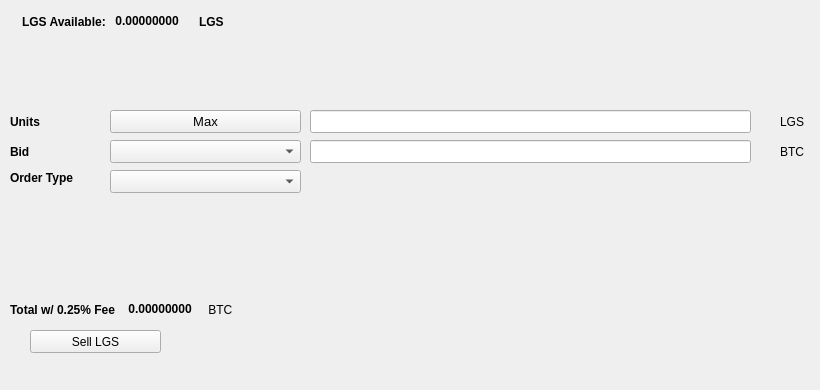
   <widget class="QWidget" name="SellTab">
    <attribute name="title">
     <string>Sell</string>
    </attribute>
    <widget class="QLabel" name="label_16">
     <property name="geometry">
      <rect>
       <x>780</x>
       <y>140</y>
       <width>31</width>
       <height>23</height>
      </rect>
     </property>
     <property name="text">
      <string>BTC</string>
     </property>
    </widget>
    <widget class="QComboBox" name="SellBidcomboBox">
     <property name="geometry">
      <rect>
       <x>110</x>
       <y>140</y>
       <width>191</width>
       <height>23</height>
      </rect>
     </property>
     <property name="font">
      <font>
       <pointsize>10</pointsize>
      </font>
     </property>
    </widget>
    <widget class="QLabel" name="label_18">
     <property name="geometry">
      <rect>
       <x>10</x>
       <y>110</y>
       <width>46</width>
       <height>23</height>
      </rect>
     </property>
     <property name="font">
      <font>
       <weight>75</weight>
       <bold>true</bold>
      </font>
     </property>
     <property name="text">
      <string>Units</string>
     </property>
    </widget>
    <widget class="QPushButton" name="Sell_Max_Amount">
     <property name="geometry">
      <rect>
       <x>110</x>
       <y>110</y>
       <width>191</width>
       <height>23</height>
      </rect>
     </property>
     <property name="font">
      <font>
       <pointsize>10</pointsize>
      </font>
     </property>
     <property name="text">
      <string>Max</string>
     </property>
    </widget>
    <widget class="QLabel" name="label_20">
     <property name="geometry">
      <rect>
       <x>10</x>
       <y>170</y>
       <width>91</width>
       <height>16</height>
      </rect>
     </property>
     <property name="font">
      <font>
       <weight>75</weight>
       <bold>true</bold>
      </font>
     </property>
     <property name="text">
      <string>Order Type</string>
     </property>
    </widget>
    <widget class="QComboBox" name="SellOrdertypeCombo">
     <property name="geometry">
      <rect>
       <x>110</x>
       <y>170</y>
       <width>191</width>
       <height>23</height>
      </rect>
     </property>
     <property name="font">
      <font>
       <pointsize>10</pointsize>
      </font>
     </property>
    </widget>
    <widget class="QLabel" name="label_21">
     <property name="geometry">
      <rect>
       <x>10</x>
       <y>140</y>
       <width>46</width>
       <height>23</height>
      </rect>
     </property>
     <property name="font">
      <font>
       <weight>75</weight>
       <bold>true</bold>
      </font>
     </property>
     <property name="text">
      <string>Bid</string>
     </property>
    </widget>
    <widget class="QLabel" name="label_22">
     <property name="geometry">
      <rect>
       <x>780</x>
       <y>110</y>
       <width>31</width>
       <height>23</height>
      </rect>
     </property>
     <property name="text">
      <string>LGS</string>
     </property>
    </widget>
    <widget class="QLineEdit" name="UnitsInputLGS">
     <property name="geometry">
      <rect>
       <x>310</x>
       <y>110</y>
       <width>441</width>
       <height>23</height>
      </rect>
     </property>
     <property name="font">
      <font>
       <pointsize>9</pointsize>
       <weight>75</weight>
       <bold>true</bold>
      </font>
     </property>
    </widget>
    <widget class="QLineEdit" name="SellBidPriceEdit">
     <property name="geometry">
      <rect>
       <x>310</x>
       <y>140</y>
       <width>441</width>
       <height>23</height>
      </rect>
     </property>
     <property name="font">
      <font>
       <pointsize>9</pointsize>
       <weight>75</weight>
       <bold>true</bold>
      </font>
     </property>
    </widget>
    <widget class="QPushButton" name="SellLGSBTN">
     <property name="geometry">
      <rect>
       <x>30</x>
       <y>330</y>
       <width>131</width>
       <height>23</height>
      </rect>
     </property>
     <property name="text">
      <string>Sell LGS</string>
     </property>
     <property name="icon">
      <iconset resource="../logiscoin">
       <normaloff>:/icons/bitcoin</normaloff>:/icons/bitcoin</iconset>
     </property>
    </widget>
    <widget class="QWidget" name="layoutWidget3">
     <property name="geometry">
      <rect>
       <x>22</x>
       <y>12</y>
       <width>258</width>
       <height>19</height>
      </rect>
     </property>
     <layout class="QHBoxLayout" name="horizontalLayout">
      <item>
       <widget class="QLabel" name="label232_2">
        <property name="font">
         <font>
          <weight>75</weight>
          <bold>true</bold>
         </font>
        </property>
        <property name="text">
         <string>LGS Available:</string>
        </property>
       </widget>
      </item>
      <item>
       <widget class="QLabel" name="LGSAvailableLabel">
        <property name="palette">
         <palette>
          <active>
           <colorrole role="WindowText">
            <brush brushstyle="SolidPattern">
             <color alpha="255">
              <red>0</red>
              <green>0</green>
              <blue>0</blue>
             </color>
            </brush>
           </colorrole>
           <colorrole role="Button">
            <brush brushstyle="SolidPattern">
             <color alpha="255">
              <red>0</red>
              <green>170</green>
              <blue>0</blue>
             </color>
            </brush>
           </colorrole>
           <colorrole role="Light">
            <brush brushstyle="SolidPattern">
             <color alpha="255">
              <red>0</red>
              <green>255</green>
              <blue>0</blue>
             </color>
            </brush>
           </colorrole>
           <colorrole role="Midlight">
            <brush brushstyle="SolidPattern">
             <color alpha="255">
              <red>0</red>
              <green>212</green>
              <blue>0</blue>
             </color>
            </brush>
           </colorrole>
           <colorrole role="Dark">
            <brush brushstyle="SolidPattern">
             <color alpha="255">
              <red>0</red>
              <green>85</green>
              <blue>0</blue>
             </color>
            </brush>
           </colorrole>
           <colorrole role="Mid">
            <brush brushstyle="SolidPattern">
             <color alpha="255">
              <red>0</red>
              <green>113</green>
              <blue>0</blue>
             </color>
            </brush>
           </colorrole>
           <colorrole role="Text">
            <brush brushstyle="SolidPattern">
             <color alpha="255">
              <red>0</red>
              <green>170</green>
              <blue>0</blue>
             </color>
            </brush>
           </colorrole>
           <colorrole role="BrightText">
            <brush brushstyle="SolidPattern">
             <color alpha="255">
              <red>255</red>
              <green>255</green>
              <blue>255</blue>
             </color>
            </brush>
           </colorrole>
           <colorrole role="ButtonText">
            <brush brushstyle="SolidPattern">
             <color alpha="255">
              <red>0</red>
              <green>0</green>
              <blue>0</blue>
             </color>
            </brush>
           </colorrole>
           <colorrole role="Base">
            <brush brushstyle="SolidPattern">
             <color alpha="255">
              <red>255</red>
              <green>255</green>
              <blue>255</blue>
             </color>
            </brush>
           </colorrole>
           <colorrole role="Window">
            <brush brushstyle="SolidPattern">
             <color alpha="255">
              <red>0</red>
              <green>170</green>
              <blue>0</blue>
             </color>
            </brush>
           </colorrole>
           <colorrole role="Shadow">
            <brush brushstyle="SolidPattern">
             <color alpha="255">
              <red>0</red>
              <green>0</green>
              <blue>0</blue>
             </color>
            </brush>
           </colorrole>
           <colorrole role="AlternateBase">
            <brush brushstyle="SolidPattern">
             <color alpha="255">
              <red>127</red>
              <green>212</green>
              <blue>127</blue>
             </color>
            </brush>
           </colorrole>
           <colorrole role="ToolTipBase">
            <brush brushstyle="SolidPattern">
             <color alpha="255">
              <red>255</red>
              <green>255</green>
              <blue>220</blue>
             </color>
            </brush>
           </colorrole>
           <colorrole role="ToolTipText">
            <brush brushstyle="SolidPattern">
             <color alpha="255">
              <red>0</red>
              <green>0</green>
              <blue>0</blue>
             </color>
            </brush>
           </colorrole>
          </active>
          <inactive>
           <colorrole role="WindowText">
            <brush brushstyle="SolidPattern">
             <color alpha="255">
              <red>0</red>
              <green>0</green>
              <blue>0</blue>
             </color>
            </brush>
           </colorrole>
           <colorrole role="Button">
            <brush brushstyle="SolidPattern">
             <color alpha="255">
              <red>0</red>
              <green>170</green>
              <blue>0</blue>
             </color>
            </brush>
           </colorrole>
           <colorrole role="Light">
            <brush brushstyle="SolidPattern">
             <color alpha="255">
              <red>0</red>
              <green>255</green>
              <blue>0</blue>
             </color>
            </brush>
           </colorrole>
           <colorrole role="Midlight">
            <brush brushstyle="SolidPattern">
             <color alpha="255">
              <red>0</red>
              <green>212</green>
              <blue>0</blue>
             </color>
            </brush>
           </colorrole>
           <colorrole role="Dark">
            <brush brushstyle="SolidPattern">
             <color alpha="255">
              <red>0</red>
              <green>85</green>
              <blue>0</blue>
             </color>
            </brush>
           </colorrole>
           <colorrole role="Mid">
            <brush brushstyle="SolidPattern">
             <color alpha="255">
              <red>0</red>
              <green>113</green>
              <blue>0</blue>
             </color>
            </brush>
           </colorrole>
           <colorrole role="Text">
            <brush brushstyle="SolidPattern">
             <color alpha="255">
              <red>0</red>
              <green>170</green>
              <blue>0</blue>
             </color>
            </brush>
           </colorrole>
           <colorrole role="BrightText">
            <brush brushstyle="SolidPattern">
             <color alpha="255">
              <red>255</red>
              <green>255</green>
              <blue>255</blue>
             </color>
            </brush>
           </colorrole>
           <colorrole role="ButtonText">
            <brush brushstyle="SolidPattern">
             <color alpha="255">
              <red>0</red>
              <green>0</green>
              <blue>0</blue>
             </color>
            </brush>
           </colorrole>
           <colorrole role="Base">
            <brush brushstyle="SolidPattern">
             <color alpha="255">
              <red>255</red>
              <green>255</green>
              <blue>255</blue>
             </color>
            </brush>
           </colorrole>
           <colorrole role="Window">
            <brush brushstyle="SolidPattern">
             <color alpha="255">
              <red>0</red>
              <green>170</green>
              <blue>0</blue>
             </color>
            </brush>
           </colorrole>
           <colorrole role="Shadow">
            <brush brushstyle="SolidPattern">
             <color alpha="255">
              <red>0</red>
              <green>0</green>
              <blue>0</blue>
             </color>
            </brush>
           </colorrole>
           <colorrole role="AlternateBase">
            <brush brushstyle="SolidPattern">
             <color alpha="255">
              <red>127</red>
              <green>212</green>
              <blue>127</blue>
             </color>
            </brush>
           </colorrole>
           <colorrole role="ToolTipBase">
            <brush brushstyle="SolidPattern">
             <color alpha="255">
              <red>255</red>
              <green>255</green>
              <blue>220</blue>
             </color>
            </brush>
           </colorrole>
           <colorrole role="ToolTipText">
            <brush brushstyle="SolidPattern">
             <color alpha="255">
              <red>0</red>
              <green>0</green>
              <blue>0</blue>
             </color>
            </brush>
           </colorrole>
          </inactive>
          <disabled>
           <colorrole role="WindowText">
            <brush brushstyle="SolidPattern">
             <color alpha="255">
              <red>0</red>
              <green>85</green>
              <blue>0</blue>
             </color>
            </brush>
           </colorrole>
           <colorrole role="Button">
            <brush brushstyle="SolidPattern">
             <color alpha="255">
              <red>0</red>
              <green>170</green>
              <blue>0</blue>
             </color>
            </brush>
           </colorrole>
           <colorrole role="Light">
            <brush brushstyle="SolidPattern">
             <color alpha="255">
              <red>0</red>
              <green>255</green>
              <blue>0</blue>
             </color>
            </brush>
           </colorrole>
           <colorrole role="Midlight">
            <brush brushstyle="SolidPattern">
             <color alpha="255">
              <red>0</red>
              <green>212</green>
              <blue>0</blue>
             </color>
            </brush>
           </colorrole>
           <colorrole role="Dark">
            <brush brushstyle="SolidPattern">
             <color alpha="255">
              <red>0</red>
              <green>85</green>
              <blue>0</blue>
             </color>
            </brush>
           </colorrole>
           <colorrole role="Mid">
            <brush brushstyle="SolidPattern">
             <color alpha="255">
              <red>0</red>
              <green>113</green>
              <blue>0</blue>
             </color>
            </brush>
           </colorrole>
           <colorrole role="Text">
            <brush brushstyle="SolidPattern">
             <color alpha="255">
              <red>0</red>
              <green>85</green>
              <blue>0</blue>
             </color>
            </brush>
           </colorrole>
           <colorrole role="BrightText">
            <brush brushstyle="SolidPattern">
             <color alpha="255">
              <red>255</red>
              <green>255</green>
              <blue>255</blue>
             </color>
            </brush>
           </colorrole>
           <colorrole role="ButtonText">
            <brush brushstyle="SolidPattern">
             <color alpha="255">
              <red>0</red>
              <green>85</green>
              <blue>0</blue>
             </color>
            </brush>
           </colorrole>
           <colorrole role="Base">
            <brush brushstyle="SolidPattern">
             <color alpha="255">
              <red>0</red>
              <green>170</green>
              <blue>0</blue>
             </color>
            </brush>
           </colorrole>
           <colorrole role="Window">
            <brush brushstyle="SolidPattern">
             <color alpha="255">
              <red>0</red>
              <green>170</green>
              <blue>0</blue>
             </color>
            </brush>
           </colorrole>
           <colorrole role="Shadow">
            <brush brushstyle="SolidPattern">
             <color alpha="255">
              <red>0</red>
              <green>0</green>
              <blue>0</blue>
             </color>
            </brush>
           </colorrole>
           <colorrole role="AlternateBase">
            <brush brushstyle="SolidPattern">
             <color alpha="255">
              <red>0</red>
              <green>170</green>
              <blue>0</blue>
             </color>
            </brush>
           </colorrole>
           <colorrole role="ToolTipBase">
            <brush brushstyle="SolidPattern">
             <color alpha="255">
              <red>255</red>
              <green>255</green>
              <blue>220</blue>
             </color>
            </brush>
           </colorrole>
           <colorrole role="ToolTipText">
            <brush brushstyle="SolidPattern">
             <color alpha="255">
              <red>0</red>
              <green>0</green>
              <blue>0</blue>
             </color>
            </brush>
           </colorrole>
          </disabled>
         </palette>
        </property>
        <property name="font">
         <font>
          <weight>75</weight>
          <bold>true</bold>
         </font>
        </property>
        <property name="text">
         <string> 0.00000000 </string>
        </property>
        <property name="textInteractionFlags">
         <set>Qt::LinksAccessibleByMouse|Qt::TextSelectableByKeyboard|Qt::TextSelectableByMouse</set>
        </property>
       </widget>
      </item>
      <item>
       <widget class="QLabel" name="labelLGS">
        <property name="font">
         <font>
          <weight>75</weight>
          <bold>true</bold>
         </font>
        </property>
        <property name="text">
         <string>LGS</string>
        </property>
       </widget>
      </item>
     </layout>
    </widget>
    <widget class="QWidget" name="layoutWidget">
     <property name="geometry">
      <rect>
       <x>10</x>
       <y>300</y>
       <width>268</width>
       <height>19</height>
      </rect>
     </property>
     <layout class="QHBoxLayout" name="horizontalLayout_2">
      <item>
       <widget class="QLabel" name="label_19">
        <property name="font">
         <font>
          <weight>75</weight>
          <bold>true</bold>
         </font>
        </property>
        <property name="text">
         <string>Total w/ 0.25% Fee </string>
        </property>
       </widget>
      </item>
      <item>
       <widget class="QLabel" name="SellCostLabel">
        <property name="palette">
         <palette>
          <active>
           <colorrole role="WindowText">
            <brush brushstyle="SolidPattern">
             <color alpha="255">
              <red>0</red>
              <green>0</green>
              <blue>0</blue>
             </color>
            </brush>
           </colorrole>
           <colorrole role="Button">
            <brush brushstyle="SolidPattern">
             <color alpha="255">
              <red>0</red>
              <green>170</green>
              <blue>0</blue>
             </color>
            </brush>
           </colorrole>
           <colorrole role="Light">
            <brush brushstyle="SolidPattern">
             <color alpha="255">
              <red>0</red>
              <green>255</green>
              <blue>0</blue>
             </color>
            </brush>
           </colorrole>
           <colorrole role="Midlight">
            <brush brushstyle="SolidPattern">
             <color alpha="255">
              <red>0</red>
              <green>212</green>
              <blue>0</blue>
             </color>
            </brush>
           </colorrole>
           <colorrole role="Dark">
            <brush brushstyle="SolidPattern">
             <color alpha="255">
              <red>0</red>
              <green>85</green>
              <blue>0</blue>
             </color>
            </brush>
           </colorrole>
           <colorrole role="Mid">
            <brush brushstyle="SolidPattern">
             <color alpha="255">
              <red>0</red>
              <green>113</green>
              <blue>0</blue>
             </color>
            </brush>
           </colorrole>
           <colorrole role="Text">
            <brush brushstyle="SolidPattern">
             <color alpha="255">
              <red>0</red>
              <green>170</green>
              <blue>0</blue>
             </color>
            </brush>
           </colorrole>
           <colorrole role="BrightText">
            <brush brushstyle="SolidPattern">
             <color alpha="255">
              <red>255</red>
              <green>255</green>
              <blue>255</blue>
             </color>
            </brush>
           </colorrole>
           <colorrole role="ButtonText">
            <brush brushstyle="SolidPattern">
             <color alpha="255">
              <red>0</red>
              <green>0</green>
              <blue>0</blue>
             </color>
            </brush>
           </colorrole>
           <colorrole role="Base">
            <brush brushstyle="SolidPattern">
             <color alpha="255">
              <red>255</red>
              <green>255</green>
              <blue>255</blue>
             </color>
            </brush>
           </colorrole>
           <colorrole role="Window">
            <brush brushstyle="SolidPattern">
             <color alpha="255">
              <red>0</red>
              <green>170</green>
              <blue>0</blue>
             </color>
            </brush>
           </colorrole>
           <colorrole role="Shadow">
            <brush brushstyle="SolidPattern">
             <color alpha="255">
              <red>0</red>
              <green>0</green>
              <blue>0</blue>
             </color>
            </brush>
           </colorrole>
           <colorrole role="AlternateBase">
            <brush brushstyle="SolidPattern">
             <color alpha="255">
              <red>127</red>
              <green>212</green>
              <blue>127</blue>
             </color>
            </brush>
           </colorrole>
           <colorrole role="ToolTipBase">
            <brush brushstyle="SolidPattern">
             <color alpha="255">
              <red>255</red>
              <green>255</green>
              <blue>220</blue>
             </color>
            </brush>
           </colorrole>
           <colorrole role="ToolTipText">
            <brush brushstyle="SolidPattern">
             <color alpha="255">
              <red>0</red>
              <green>0</green>
              <blue>0</blue>
             </color>
            </brush>
           </colorrole>
          </active>
          <inactive>
           <colorrole role="WindowText">
            <brush brushstyle="SolidPattern">
             <color alpha="255">
              <red>0</red>
              <green>0</green>
              <blue>0</blue>
             </color>
            </brush>
           </colorrole>
           <colorrole role="Button">
            <brush brushstyle="SolidPattern">
             <color alpha="255">
              <red>0</red>
              <green>170</green>
              <blue>0</blue>
             </color>
            </brush>
           </colorrole>
           <colorrole role="Light">
            <brush brushstyle="SolidPattern">
             <color alpha="255">
              <red>0</red>
              <green>255</green>
              <blue>0</blue>
             </color>
            </brush>
           </colorrole>
           <colorrole role="Midlight">
            <brush brushstyle="SolidPattern">
             <color alpha="255">
              <red>0</red>
              <green>212</green>
              <blue>0</blue>
             </color>
            </brush>
           </colorrole>
           <colorrole role="Dark">
            <brush brushstyle="SolidPattern">
             <color alpha="255">
              <red>0</red>
              <green>85</green>
              <blue>0</blue>
             </color>
            </brush>
           </colorrole>
           <colorrole role="Mid">
            <brush brushstyle="SolidPattern">
             <color alpha="255">
              <red>0</red>
              <green>113</green>
              <blue>0</blue>
             </color>
            </brush>
           </colorrole>
           <colorrole role="Text">
            <brush brushstyle="SolidPattern">
             <color alpha="255">
              <red>0</red>
              <green>170</green>
              <blue>0</blue>
             </color>
            </brush>
           </colorrole>
           <colorrole role="BrightText">
            <brush brushstyle="SolidPattern">
             <color alpha="255">
              <red>255</red>
              <green>255</green>
              <blue>255</blue>
             </color>
            </brush>
           </colorrole>
           <colorrole role="ButtonText">
            <brush brushstyle="SolidPattern">
             <color alpha="255">
              <red>0</red>
              <green>0</green>
              <blue>0</blue>
             </color>
            </brush>
           </colorrole>
           <colorrole role="Base">
            <brush brushstyle="SolidPattern">
             <color alpha="255">
              <red>255</red>
              <green>255</green>
              <blue>255</blue>
             </color>
            </brush>
           </colorrole>
           <colorrole role="Window">
            <brush brushstyle="SolidPattern">
             <color alpha="255">
              <red>0</red>
              <green>170</green>
              <blue>0</blue>
             </color>
            </brush>
           </colorrole>
           <colorrole role="Shadow">
            <brush brushstyle="SolidPattern">
             <color alpha="255">
              <red>0</red>
              <green>0</green>
              <blue>0</blue>
             </color>
            </brush>
           </colorrole>
           <colorrole role="AlternateBase">
            <brush brushstyle="SolidPattern">
             <color alpha="255">
              <red>127</red>
              <green>212</green>
              <blue>127</blue>
             </color>
            </brush>
           </colorrole>
           <colorrole role="ToolTipBase">
            <brush brushstyle="SolidPattern">
             <color alpha="255">
              <red>255</red>
              <green>255</green>
              <blue>220</blue>
             </color>
            </brush>
           </colorrole>
           <colorrole role="ToolTipText">
            <brush brushstyle="SolidPattern">
             <color alpha="255">
              <red>0</red>
              <green>0</green>
              <blue>0</blue>
             </color>
            </brush>
           </colorrole>
          </inactive>
          <disabled>
           <colorrole role="WindowText">
            <brush brushstyle="SolidPattern">
             <color alpha="255">
              <red>0</red>
              <green>85</green>
              <blue>0</blue>
             </color>
            </brush>
           </colorrole>
           <colorrole role="Button">
            <brush brushstyle="SolidPattern">
             <color alpha="255">
              <red>0</red>
              <green>170</green>
              <blue>0</blue>
             </color>
            </brush>
           </colorrole>
           <colorrole role="Light">
            <brush brushstyle="SolidPattern">
             <color alpha="255">
              <red>0</red>
              <green>255</green>
              <blue>0</blue>
             </color>
            </brush>
           </colorrole>
           <colorrole role="Midlight">
            <brush brushstyle="SolidPattern">
             <color alpha="255">
              <red>0</red>
              <green>212</green>
              <blue>0</blue>
             </color>
            </brush>
           </colorrole>
           <colorrole role="Dark">
            <brush brushstyle="SolidPattern">
             <color alpha="255">
              <red>0</red>
              <green>85</green>
              <blue>0</blue>
             </color>
            </brush>
           </colorrole>
           <colorrole role="Mid">
            <brush brushstyle="SolidPattern">
             <color alpha="255">
              <red>0</red>
              <green>113</green>
              <blue>0</blue>
             </color>
            </brush>
           </colorrole>
           <colorrole role="Text">
            <brush brushstyle="SolidPattern">
             <color alpha="255">
              <red>0</red>
              <green>85</green>
              <blue>0</blue>
             </color>
            </brush>
           </colorrole>
           <colorrole role="BrightText">
            <brush brushstyle="SolidPattern">
             <color alpha="255">
              <red>255</red>
              <green>255</green>
              <blue>255</blue>
             </color>
            </brush>
           </colorrole>
           <colorrole role="ButtonText">
            <brush brushstyle="SolidPattern">
             <color alpha="255">
              <red>0</red>
              <green>85</green>
              <blue>0</blue>
             </color>
            </brush>
           </colorrole>
           <colorrole role="Base">
            <brush brushstyle="SolidPattern">
             <color alpha="255">
              <red>0</red>
              <green>170</green>
              <blue>0</blue>
             </color>
            </brush>
           </colorrole>
           <colorrole role="Window">
            <brush brushstyle="SolidPattern">
             <color alpha="255">
              <red>0</red>
              <green>170</green>
              <blue>0</blue>
             </color>
            </brush>
           </colorrole>
           <colorrole role="Shadow">
            <brush brushstyle="SolidPattern">
             <color alpha="255">
              <red>0</red>
              <green>0</green>
              <blue>0</blue>
             </color>
            </brush>
           </colorrole>
           <colorrole role="AlternateBase">
            <brush brushstyle="SolidPattern">
             <color alpha="255">
              <red>0</red>
              <green>170</green>
              <blue>0</blue>
             </color>
            </brush>
           </colorrole>
           <colorrole role="ToolTipBase">
            <brush brushstyle="SolidPattern">
             <color alpha="255">
              <red>255</red>
              <green>255</green>
              <blue>220</blue>
             </color>
            </brush>
           </colorrole>
           <colorrole role="ToolTipText">
            <brush brushstyle="SolidPattern">
             <color alpha="255">
              <red>0</red>
              <green>0</green>
              <blue>0</blue>
             </color>
            </brush>
           </colorrole>
          </disabled>
         </palette>
        </property>
        <property name="font">
         <font>
          <weight>75</weight>
          <bold>true</bold>
         </font>
        </property>
        <property name="autoFillBackground">
         <bool>false</bool>
        </property>
        <property name="text">
         <string> 0.00000000</string>
        </property>
        <property name="textInteractionFlags">
         <set>Qt::LinksAccessibleByMouse|Qt::TextSelectableByMouse</set>
        </property>
       </widget>
      </item>
      <item>
       <widget class="QLabel" name="label_17">
        <property name="font">
         <font>
          <weight>50</weight>
          <bold>false</bold>
         </font>
        </property>
        <property name="text">
         <string> BTC</string>
        </property>
       </widget>
      </item>
     </layout>
    </widget>
    <widget class="QLabel" name="label_23">
     <property name="geometry">
      <rect>
       <x>460</x>
       <y>300</y>
       <width>281</width>
       <height>81</height>
      </rect>
     </property>
     <property name="text">
      <string/>
     </property>
     <property name="pixmap">
      <pixmap>:/images/bittrex</pixmap>
     </property>
    </widget>
   </widget>
